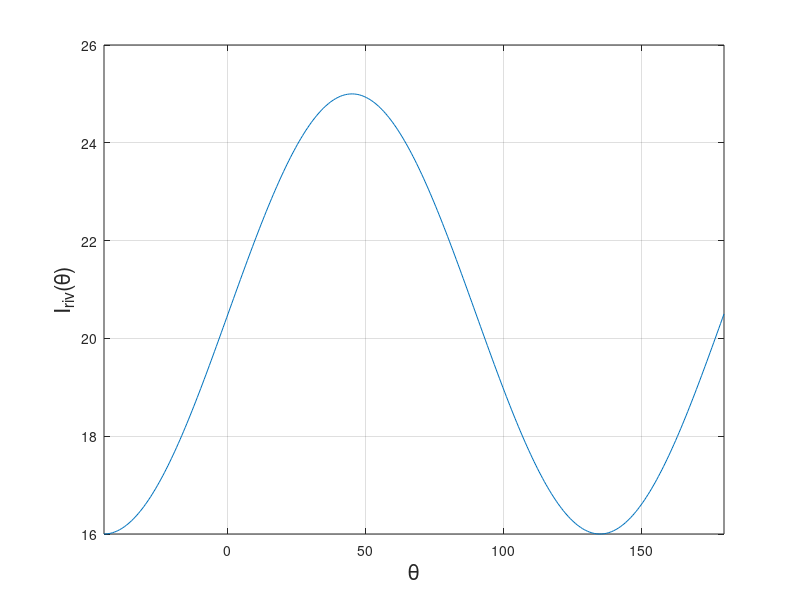

This figure's MATLAB source: (Note: this script raises an error after producing the figure.)
% STUDIO DELLA POLARIZZAZIONE CON LE MATRICI DI MUELLER
% convenzione cos(kz-wt + phi) e guardare l'onda che ci arriva
% agli occhi.
% Le matrici di Mueller sono delle matrici 4x4 che permettono di trasformare
% i parametri di Stokes I,Q,U,V. Sono comode per gestire la luce
% polarizzata e parzialmente polarizzata.
% convenzioni: parallela - ortogonale
% 
% Author:       Andrea Farina
% Institution:  CNR - IFN
% email:        andrea.farina@polimi.it 
% March 2021; Last revision: 17-March-2022

close all;clearvars;
%% DEFINIZIONE DELLE MATRICI DI MUELLER
% Polarizzatore con asse parallelo alla direzione //
P_H = 0.5 *[1,1,0,0;
            1,1,0,0;
            0,0,0,0;
            0,0,0,0];

% rotatore angolo theta rispetto alla direzione //
Mt = @(theta)[1,0,0,0; 
              0,cos(2*theta), sin(2*theta),0;
              0,-sin(2*theta),cos(2*theta),0;
              0,0,0,1];

% matrice lamina ritardatrice con asse slow //  
% (quindi ritardo la componente parallela e l'asse fast e' nella direzione ortogonale)
LR = @(phi)[1,0,0,0;
            0,1,0,0;
            0,0,cos(phi),sin(phi);
            0,0,-sin(phi),cos(phi)];


%% COMPONENTI OTTICI
% polarizzatore con asse ottico orientato di un angolo alfa rispetto a //
P = @(alfa)Mt(-alfa)*P_H*Mt(alfa);

% lamina a l/4 con asse slow orientato di un angolo alfa rispetto a //
L4 = @(alfa)Mt(-alfa)*LR(pi/2)*Mt(alfa);

% lamina a l/2 con asse slow orientato di un angolo alfa rispetto a //
L2 = @(alfa)Mt(-alfa)*LR(pi)*Mt(alfa);

% lamina con sfasamento generico eta con asse slow orientato di un angolo
% alfa rispetto a //
Leta = @(eta,alfa)Mt(-alfa)*LR(eta)*Mt(alfa);

%% PROPAGAZIONE
% Le matrici di Mueller sono inserite in ordine inverso alla propagazione
%% Inserire qui il vettore dei parametri di Stokes del campo di partenza
% Es 1
S0 = [41; 0; 9; 40];

% Es 2
%S0 = [3; -1; 2; -2];

% luce non polarizzata
%S0 = [1;0;0;0];

% luce polarizzata //
%S0 = [1;1;0;0];

% luce polarizzata circ dx
%S0 = [1;0;0;1];
%% Inserire qui la matrice di propagazione
% comporre in ordine inverso le funzioni implicite sopra nella sezione
% "Componenti Ottici"
M1 = P(pi/4);
M2 = L4(0);%Leta(pi/3,pi/6);
M = 1;%M2*M1;
%% ========================================================================
% campo in uscita
S = M*S0;
S(abs(S)<eps) = 0;
disp('------ Parametri di Stokes -------');
disp(['I = ' num2str(S(1))]);
disp(['Q = ' num2str(S(2))]);
disp(['U = ' num2str(S(3))]);
disp(['V = ' num2str(S(4))]);

%% Dai parametri di Stokes all'ellisse
Ef(1) = sqrt(0.5*(S(1) + S(2)));
Ef(2) = sqrt(0.5*(S(1) - S(2)));
% delta necessita uno studio caso per caso per i 4 quadranti
if S(3)==0
    delta = pi/2*sign(S(4)); %+/- pi/2
end

if S(4)==0
    delta = pi*sign(S(3)); %+/- pi
end

if (S(3)>0 && S(4)>0)   % primo quadrante (no problem)
    delta = asin(0.5*S(4)./(Ef(1)*Ef(2)));
end

if (S(3)<0 && S(4)>0)   % secondo quadrante
    delta = acos(0.5*S(3)./(Ef(1)*Ef(2))); % uso acos tra [0,pi]
end

if (S(3)<0 && S(4)<0)    % terzo quadrante
    delta = -acos(0.5*S(3)./(Ef(1)*Ef(2)));
end

if (S(3)>0 && S(4)<0)   % quarto quadrante
    delta = asin(0.5*S(4)./(Ef(1)*Ef(2)));
end
    

Ef(2) = Ef(2) * exp(1i*delta);
Ef = Ef';

%% PARAMETRI DELL'ELLISSE
% assi dell'ellisse
a=sqrt(1/2*(S(1)+sqrt(S(2)^2+S(3)^2)));
b=sqrt(1/2*(S(1)-sqrt(S(2)^2+S(3)^2)));

%cos2psi=S(2)./sqrt(S(1)^2-S(4)^2);
%ax_ang=acos(cos2psi)/2;

tan2psi=S(3)/S(2);
ax_ang=atan(tan2psi)/2;

%sin2psi = S(3)./sqrt(S(2)^2+S(3)^2);
%ax_ang = asin(sin2psi)/2;

ax_ang=ax_ang/pi*180;
if abs(Ef(1))<abs(Ef(2))
    ax_ang = ax_ang + 90;
end

disp('----- Parametri dell''ellisse -----');
disp(['Psi =' num2str(ax_ang)]);
disp(['a = ' num2str(a)]);
disp(['b = ' num2str(b)]);
%% ==== campo in uscita
disp('------- Campo in uscita ---------');
disp(['Ex = ',num2str(Ef(1))]);
disp(['Ey = ',num2str(Ef(2))]);
%% utilizzo del toolbox PhaseArray
  %figure,polellip(Ef),axis image
  %[TAU,EPSILON,AR,RS] = polellip(Ef);
%% per il corso ILM facciamo il plot al variare dell'angolo di
% %% un polarizzatore. Misura di intensità
theta = linspace(-pi/4,pi,360);
for i = 1:numel(theta)
    aa = P(theta(i))*S;
    I(i) = aa(1);   % L'intensità è il primo elemento del vettore di Stokes
end
thetad = theta*180/pi;
figure1 = figure; plot(thetad,I),xlim([-45 180]),xlabel('\theta','FontSize',16),
ylabel('I_{riv}(\theta)','FontSize',16),grid
yline(norm(Ef)^2/2,'LineWidth',1.5)
xline(0,'LineWidth',1);
ylim([b^2*(0.8) a^2*(1.1)])
%% disegnamo le linee e punti interessanti
yline(a^2,'r','LineWidth',1);
yline(b^2,'b','LineWidth',1);
xline(ax_ang,'g','LineWidth',1);
hold on
plot(45,0.5*(S(1) + S(2)),'*')
%% crea labels sul grafico
 annotation(figure1,'textbox',...
    [0.84 0.85 0.04 0.05],'String',{'a^2'},...
    'FontSize',14,...
    'FitBoxToText','off',...
    'EdgeColor','none');
annotation(figure1,'textbox',...
    [0.84 0.14 0.04 0.05],...
    'String','b^2',...
    'FontSize',14,...
    'FitBoxToText','off',...
    'EdgeColor','none');
if ~isnan(ax_ang)
    annotation(figure1,'textbox',...
        [(ax_ang+48)/225 0.44 0.04 0.05],...
        'String','\Psi',...
        'FontSize',16,...
        'FitBoxToText','off',...
        'EdgeColor','none');
end
